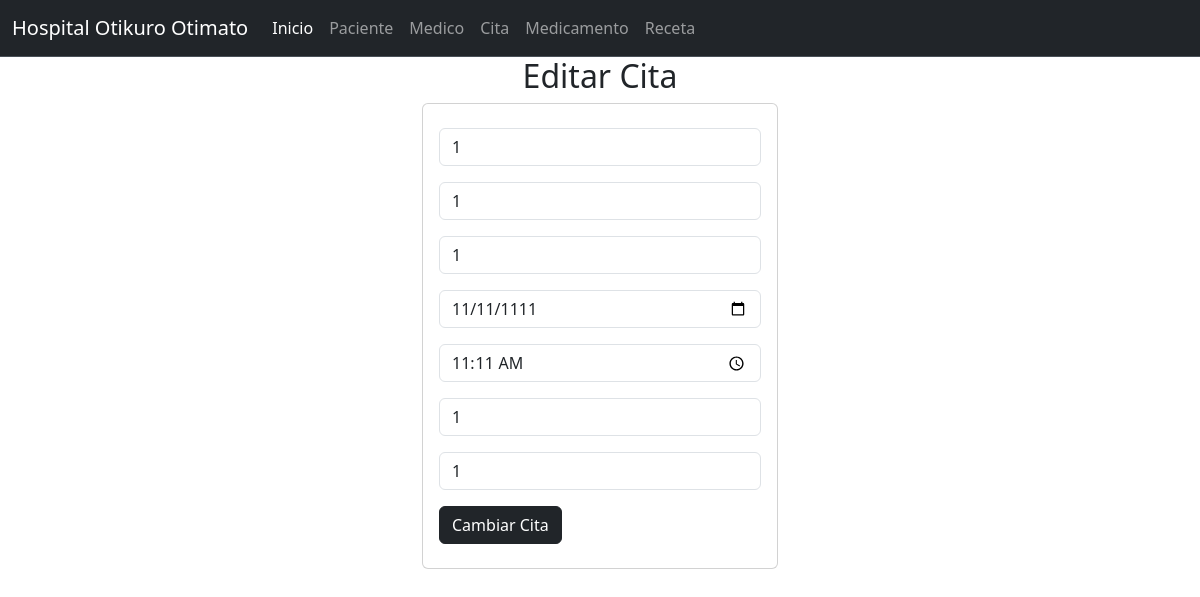
Page /Citas/seleccionarCitas/1 on the committed database.
### citas_app/models.py (models this page shows, shortened)
class Citas(models.Model):
    id_promocion=models.PositiveSmallIntegerField(primary_key=True)
    descripcion=models.CharField(max_length=100)
    fecha_inicio=models.CharField(max_length=100)
    fecha_fin=models.CharField(max_length=100)
    descuento=models.CharField(max_length=100)
    productos_aplicados=models.CharField(max_length=100)
    condiciones=models.CharField(max_length=100)

### citas_app/views.py (the view)
# urls.py: path("seleccionarCitas/<id_promocion>",views.seleccionarCitas,name="seleccionarCitas"),
def seleccionarCitas(request,id_promocion):
    promocion=Citas.objects.get(id_promocion=id_promocion)
    return render(request,"editarCitas.html",{"mispromocion":promocion})

### citas_app/templates/editarCitas.html
{% extends "base.html" %}
{% block cuerpo %}
<div class="row">
    <div class="col-md-4 offset-md-4">
        <center><h2>Editar Cita</h2></center>
        <div class="card">
            <div class="card-body">
                <form action="/editarCitas/" method="POST"> {% csrf_token %}
                    <div class="form-group py-2">
                        <input type="text" id="numidpromocion" name="numidpromocion" class="form-control" value="{{mispromocion.id_promocion}}" minlength="1" maxlength="6" readonly required>
                    </div>
                    <div class="form-group py-2">
                        <input type="text" id="txtdescripcion" name="txtdescripcion" class="form-control" value="{{mispromocion.descripcion}}" maxlength="100" required>
                    </div>
                    <div class="form-group py-2">
                        <input type="text" id="txtfechainicio" name="txtfechainicio" class="form-control" value="{{mispromocion.fecha_inicio}}" maxlength="100" required>
                    </div>
                    <div class="form-group py-2">
                        <input type="date" id="txtfechafin" name="txtfechafin" class="form-control" value="{{mispromocion.fecha_fin}}" maxlength="10" required>
                    </div>
                    <div class="form-group py-2">
                        <input type="time" id="numdescuento" name="numdescuento" class="form-control" value="{{mispromocion.descuento}}" minlength="1" maxlength="50" required>
                    </div>
                    <div class="form-group py-2">
                        <input type="text" id="txtproductosaplicados" name="txtproductosaplicados" class="form-control" value="{{mispromocion.productos_aplicados}}" minlength="1" maxlength="100" required>
                    </div>
                    <div class="form-group py-2">
                        <input type="text" id="txtcondiciones" name="txtcondiciones" class="form-control" value="{{mispromocion.condiciones}}" maxlength="100" required>
                    </div>
                    <div class="form-group py-2">
                        <button type="submit" class="btn btn-dark">Cambiar Cita</button>
                    </div>
                </form>
            </div>
        </div>
    </div>
</div>
{% endblock %}

### rows in the picture
Citas: numidpromocion "1", txtdescripcion "1", txtfechainicio "1", txtfechafin "11/11/1111", numdescuento "11:11", txtproductosaplicados "1", txtcondiciones "1"
